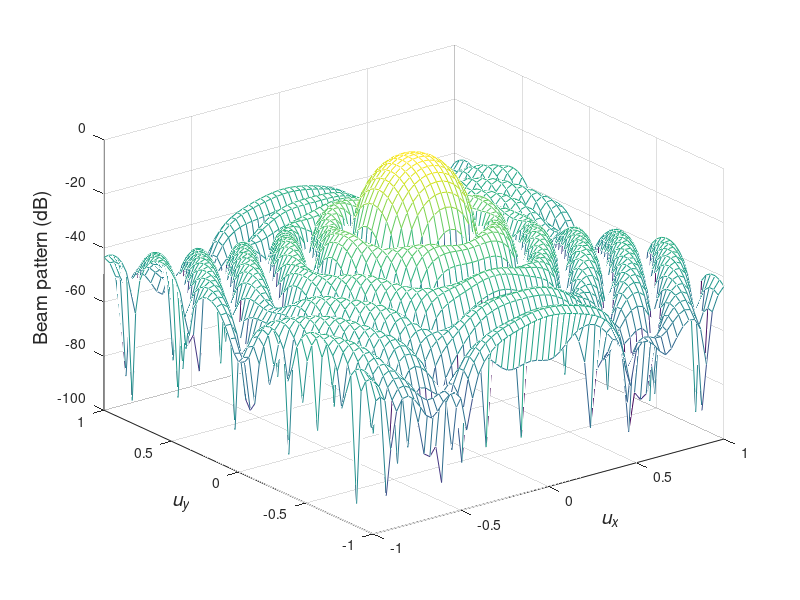
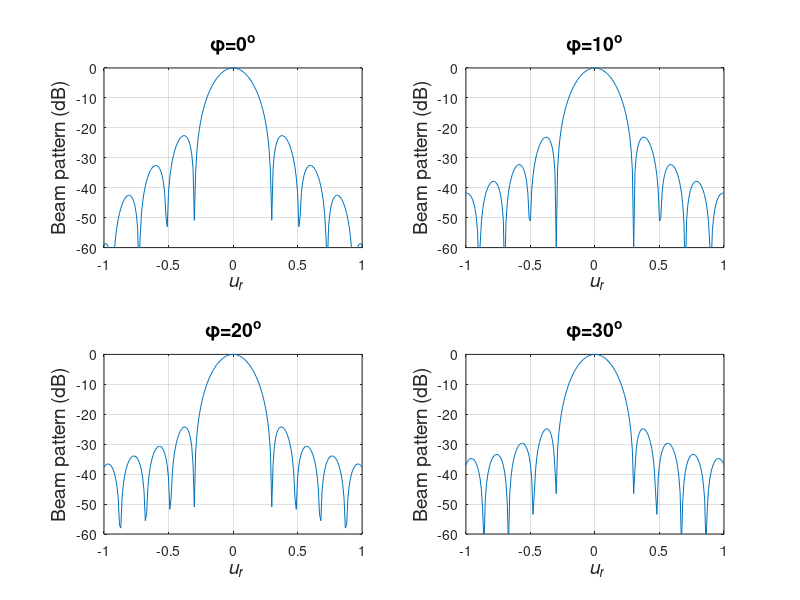

Write the MATLAB code that produced these figures, in order.
%%%%%%%%%%%%%%%%%%%%%%%%%%%%%%%%%%%%%%%%%%%%%%%%%%%%%%%%%%%%%%%%%%%%
% Figures 4.57 & 4.58
% Beampattern for 91-element array with radial taper weighting, R = 2.75*lambda
% Xiaomin Lu  11-2-98
% Updated by K. Bell 10/11/00
% Updated by Lillian Xu 12/06/2000, K. Bell 7/23/01, 9/30/01
%%%%%%%%%%%%%%%%%%%%%%%%%%%%%%%%%%%%%%%%%%%%%%%%%%%%%%%%%%%%%%%%%%%%


clear all
close all

Nx = 11;
R = 2.75;
[ux,uy] = meshgrid(-1:1/30:1);

Beam = 0;
for m = -(Nx-1)/2:(Nx-1)/2
    for n = -(Nx-1-abs(m))/2:(Nx-1-abs(m))/2
        w = 1-(4*n^2+3*m^2)/R^2/16;      
        Beam = Beam+w*exp(j*pi*n*ux+j*pi*m*sqrt(3)/2*uy);
    end
end
Beam = abs(Beam)/max(max(abs(Beam)));
Beam = 20*log10(Beam);

for k1 = 1:size(Beam,1)
    for k2 = 1:size(Beam,2)
        if(Beam(k1,k2)<-100) Beam(k1,k2)=-100; end
    end
end
figure
mesh(ux,uy,Beam);
grid on
axis([-1 1 -1 1 -100 0])
%et(gca, 'fontname', 'roman')
xlabel('\it u_x','Fontsize',14);
ylabel('\it u_y','Fontsize',14);
zlabel('Beam pattern (dB)','Fontsize',14)
%title('Response of 91-ele Hex array, with 1st Radial Taper Wght, R=2.75\lambda')
figure


u = -1:1/100:1;
k = 1;
for phi = [0 10 20 30]
    ux = u*cos(phi/180*pi);
    uy = u*sin(phi/180*pi);
    Beam = 0;
    for m = -(Nx-1)/2:(Nx-1)/2
        for n = -(Nx-1-abs(m))/2:(Nx-1-abs(m))/2
            w = 1-(4*n^2+3*m^2)/R^2/16;      
            Beam = Beam+w*exp(j*pi*n*ux+j*pi*m*sqrt(3)/2*uy);
        end
    end
    Beam = 20*log10(abs(Beam)/max(abs(Beam)));
    table(k,:) = Beam;
    k = k+1;
end
subplot(2,2,1)
plot(u,table(1,:));
grid
axis([-1 1 -60 0])
%set(gca, 'fontname', 'roman')
xlabel('\it u_r','Fontsize',14);
ylabel('Beam pattern (dB)','Fontsize',14);
title('\phi=0^o','Fontsize',14)


subplot(2,2,2)
plot(u,table(2,:));
grid
axis([-1 1 -60 0])
%set(gca, 'fontname', 'roman')
xlabel('\it u_r','Fontsize',14);
ylabel('Beam pattern (dB)','Fontsize',14);
title('\phi=10^o','Fontsize',14)

subplot(2,2,3)
plot(u,table(3,:));
grid
axis([-1 1 -60 0])
%set(gca, 'fontname', 'roman')
xlabel('\it u_r','Fontsize',14);
ylabel('Beam pattern (dB)','Fontsize',14);
title('\phi=20^o','Fontsize',14)

subplot(2,2,4)
plot(u,table(4,:));
grid
axis([-1 1 -60 0])
%set(gca, 'fontname', 'roman')
xlabel('\it u_r','Fontsize',14);
ylabel('Beam pattern (dB)','Fontsize',14);
title('\phi=30^o','Fontsize',14)
